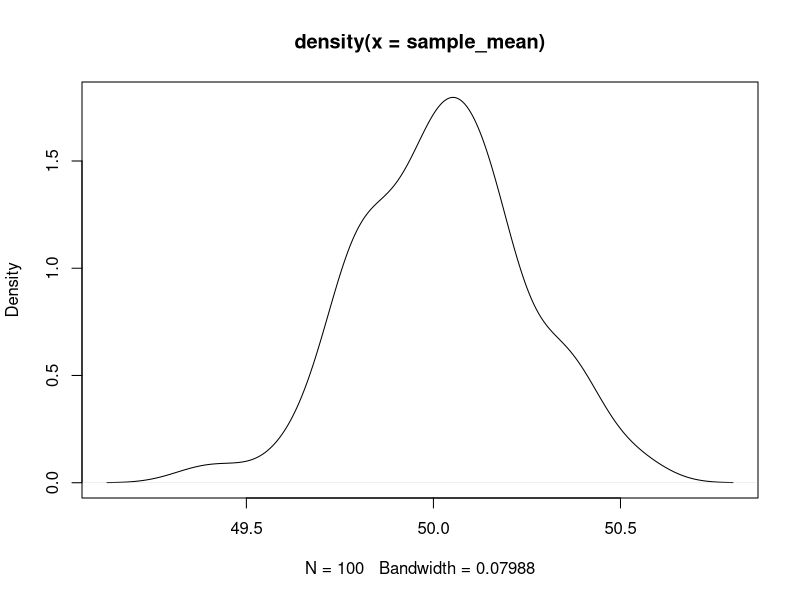

R code for this plot:
## ---- chunk 1
knitr::opts_chunk$set(echo = TRUE)
populasi<-rnorm(10000,50,sqrt(5))
sampling <- function(population,size,number){
  sampel<- matrix(ncol = size,nrow = number)
  sample_mean<- matrix(ncol = size,nrow = 1)
  sample_var<- matrix(ncol = size,nrow = 1)
  ci <- matrix(ncol = 2, nrow = size)
  non_equivalen<-matrix(ncol=2)
  for(i in 1:size){
    sampel[,i]<-sample(x = population,size = number)
    sample_mean[,i]<- sum(sampel[,i])/nrow(sampel)
    sample_var[,i]<- var(sampel[,i])
    ci[i,1]<- sample_mean[,i]-(1.96*sqrt(var(sampel[,i])/nrow(sampel)))
    ci[i,2]<- sample_mean[,i]+(1.96*sqrt(var(sampel[,i])/nrow(sampel))) 
  }
  #print(sample_var)
  cat("Sampel yang rata-ratanya tidak mengikuti rata-rata populasi yaitu sampel ke-")
  for (i in 1:size){
    if ((ci[i,1]>50) || (ci[i,2]<50)){
      non_equivalen<-rbind(non_equivalen,ci[i,])
        if(i<size){
        cat(i,", ")
      } else {
        cat(i)
      }
    }
    
  }
  cat("\n")
  non_equivalen<-non_equivalen[-c(1),]
  cat("jumlahnya : ",nrow(non_equivalen),"\n")
  colnames(non_equivalen)<-c("Batas bawah","Batas atas")
  print(non_equivalen)
  print(mean(sample_mean))
  plot(density(sample_mean))
}
## ---- chunk 2
sampling(populasi,size = 100,number = 100)
